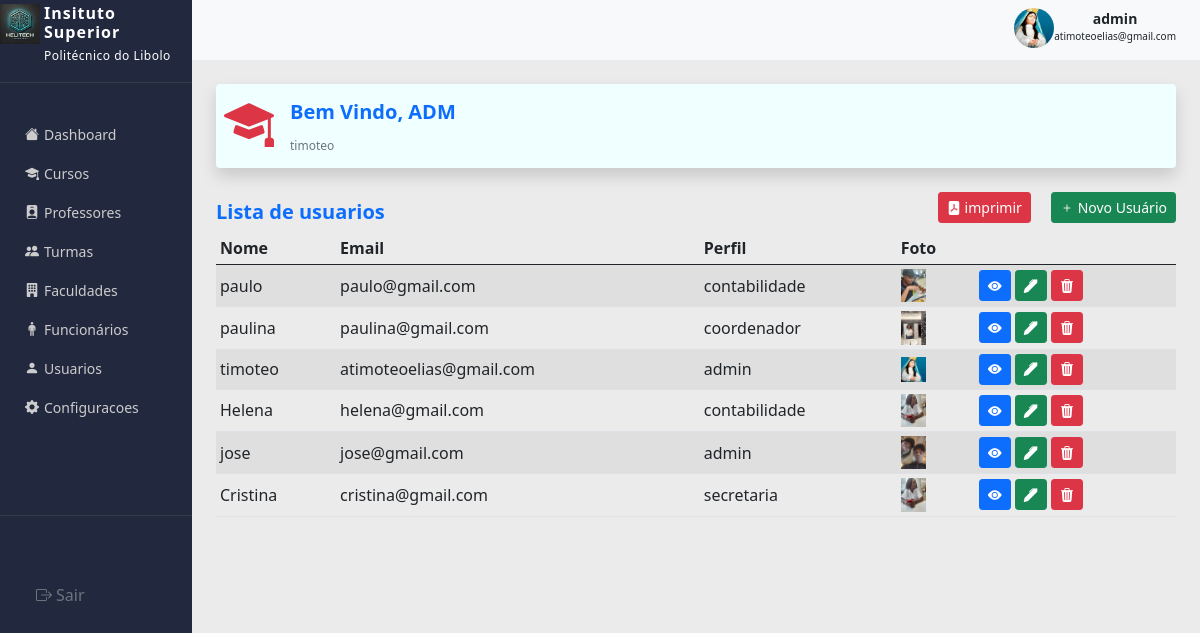
/App/Views/adm/user.php (signed in), run on the app's committed database.
### tables this page shows
CREATE TABLE `usuario` (
  `id_user` int NOT NULL,
  `nome` varchar(255) NOT NULL,
  `email` varchar(255) NOT NULL,
  `perfil` enum('admin','secretaria','contabilidade','coordenador','professor','aluno') NOT NULL,
  `senha` varchar(255) NOT NULL,
  `foto` varchar(255) DEFAULT NULL,
  `data_cadastro` timestamp NOT NULL DEFAULT CURRENT_TIMESTAMP
);

### App/Controller/UsuarioController.php (called while the page is built, shortened)
<?php
    require_once __DIR__.'/../Model/DAO/UsuarioDAO.php';
    class UsuarioController {
        private UsuarioDao $usuarioDao;
        public function __construct(UsuarioDao $usuarioDao) {
            $this->usuarioDao = $usuarioDao;
        }
        public function index() {
            return $this->usuarioDao->read();
        }
    }

### Config/config.php (called while the page is built)
<?php
    class Connect{
        private static PDO $conn;
        public static function getConn()
        {
            if (!isset(self::$conn)) {
                try {
                    self::$conn = new PDO(
                        "mysql:host=localhost;dbname=isp-libolo;charset=utf8mb4",
                        "dev",
                        ""
                    );
                    self::$conn->setAttribute(
                        PDO::ATTR_ERRMODE,
                        PDO::ERRMODE_EXCEPTION
                    );
                } catch (PDOException $e) {
                    die("Erro ao conectar ao banco de dados: " . $e->getMessage());
                }
            }
            return self::$conn;
        }
    }

### App/Model/DAO/UsuarioDAO.php (called while the page is built, shortened)
<?php
    require_once __DIR__ . '/../../../Config/config.php';
    class UsuarioDao{
        public function read(){
            $sql = "SELECT * FROM usuario";
            $res = Connect::getConn()->query($sql);
            $usuario = $res->rowCount()>0 ? $res->fetchAll(PDO::FETCH_ASSOC) : [];
            return $usuario;
        }
    }

### App/Views/adm/user.php (the view, shortened to what this page needs)
<?php
    require_once __DIR__ . '/../../Controller/UsuarioController.php';
    require_once __DIR__ . '/../../Model/DAO/UsuarioDAO.php';
    $usuarioDao = new UsuarioDao();
    $UsuarioController = new UsuarioController($usuarioDao );
    $usuario = $UsuarioController->index();
?>
<!DOCTYPE html>
<html lang="en">
<head>
    <link rel="stylesheet" href="../../../Public/CSS/bootstrap.min.css">
    <link rel="stylesheet" href="../../../Public/bootstrap-icons/font/bootstrap-icons.min.css">
    <link rel="stylesheet" href="../../../Public/CSS/style.css">
    <link rel="stylesheet" href="../../../Public/JS/action.js">
</head>
<body>
    <section class="wrapper">
        <?php include_once '../resource/sidebar.php' ?>
        <div class="section">
            <?php include_once '../resource/header.php'?>
            <div class="container p-4 body">
                <div class="rounded shadow p-2 card-adm" style="background:azure;">
                    <div class="d-flex">
                        <div>
                            <h1 class="text-danger  me-3"><i class="bi bi-mortarboard-fill"></i></h1>
                        </div>
                        <div>
                            <h5 class="text-primary fw-bolder mt-2">Bem Vindo, ADM</h5>
                            <small class="mt-0 pt-0 text-secondary" style="font-size:12px"><?php echo isset($_SESSION['usuario_logged']['nome']) ? htmlspecialchars($_SESSION['usuario_logged']['nome']) : 'Not Found'; ?></small>
                        </div>
                    </div>
                </div>
                <div class="mt-4">
                    <div class="table-responsive desktop-table ">
                        <div class="d-flex justify-content-between">
                            <h5 class="mt-2 text-primary fw-bolder">Lista de usuarios</h5>
                            <div class="">
                                <a href="" class="btn btn-sm btn-danger me-3"> <i class="bi bi-file-pdf-fill"></i> imprimir</a>
                                <a href="add_user.php" class="btn btn-sm btn-success"> <i class="bi bi-plus"></i> Novo Usuário</a>
                            </div>
                        </div>
                        <table class="table align-middle table-sm table-striped table-hover">
                            <thead>
                                <tr>
                                    <th>Nome</th>
                                    <th>Email</th>
                                    <th>Perfil</th>
                                    <th>Foto</th>
                                    <th></th>
                                </tr>
                            </thead>
                            <tbody>
                                <?php foreach($usuario as $trim):?>
                                    <tr class="fs-6">
                                        <td><?= $trim['nome'] ?></td>
                                        <td><?= $trim['email'] ?></td>
                                        <td><?= $trim['perfil'] ?></td>
                                        <td>
                                            <?php if (empty($trim['foto'])): ?>
                                                <i class="bi bi-person-fill fs-5"></i>
                                            <?php else: ?>
                                                <img src="../../uploads/<?= $trim['foto'] ?>" width="25"></td>
                                            <?php endif;?>
                                        <td>
                                            <a href="#" class="btn btn-sm btn-primary"><i class="bi bi-eye-fill"> </i></a>
                                            <a href="edit_usuario.php?id=<?= $trim['id_user'] ?>" class="btn btn-sm btn-success"><i class="bi bi-pen-fill"></i></a>
                                            <a href="../../CPU/CPU_User.php?id=<?= $trim['id_user'] ?>" class="btn btn-sm btn-danger"><i class="bi bi-trash3-fill"></i></a>
                                        </td>
                                    </tr>
                                <?php endforeach; ?>
                            </tbody>
                        </table>
                    </div>
                </div>
            </div>
        </div>
    </section>
</body>
</html>

### Public/CSS/style.css (style rules this page uses)
* { margin:0; padding:0; box-sizing:border-box; }
body { font-family:'Segoe UI', Tahoma, Geneva, Verdana, sans-serif; }
.wrapper { display:flex; min-height:100vh; background:#ebebeb; }
.section { width:84% }
h1 { font-size: 50px; }
.card table thead, tbody { font-size: 10px; }

### data on the page
usuario: nome "paulo", email "paulo@gmail.com", perfil "contabilidade", foto (picture)
usuario: nome "paulina", email "paulina@gmail.com", perfil "coordenador", foto (picture)
usuario: nome "timoteo", email "atimoteoelias@gmail.com", perfil "admin", foto (picture)
usuario: nome "Helena", email "helena@gmail.com", perfil "contabilidade", foto (picture)
usuario: nome "jose", email "jose@gmail.com", perfil "admin", foto (picture)
usuario: nome "Cristina", email "cristina@gmail.com", perfil "secretaria", foto (picture)

### other printed values
$_SESSION['usuario_logged']['perfil'] "admin"
$_SESSION['usuario_logged']['email'] "atimoteoelias@gmail.com"
$_SESSION['usuario_logged']['nome'] "timoteo"
